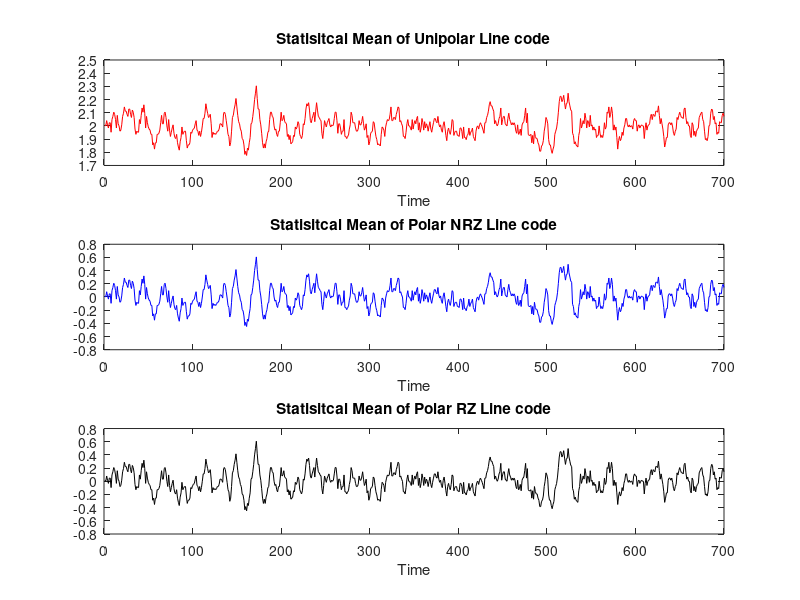
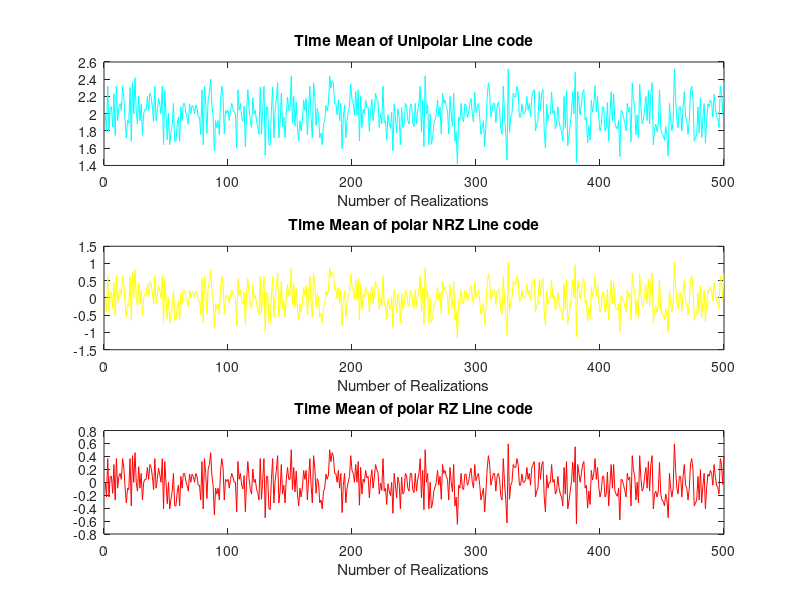

Write MATLAB code to recreate these figures, in order. (Note: this script raises an error after producing the figures.)
clc
clear 
close all ;

%% Generating the ensemble with different line codes
A = 4 ;        % Amplitude of the pulse
Number_of_realizations = 500;
Number_of_bits = 100;             % in each realization there will be 100 bits
Number_of_samples = 7;            % there are 7 samples for each bit duration
% since the time of DAC =10ms and Tb (period of each bit) =70ms so, we need 7 samples in each bit duration (Tb)

Data = randi([0 1] , Number_of_realizations , Number_of_bits+1);   % generate all the random bits of the ensemble 
% where we add additional bit to start from ( Time_Delay ---> Number_of_bits+Time_Delay )

Tx1 = Data * A ;           % unipolar line coding
Tx2 = (2*Data-1) * A;     % polar line coding (General for NRZ & RZ)

Tx1_unipolar = repelem(Tx1 , 1 , Number_of_samples);    % repelem() function repeat each element in the array Tx1 7 times [unipolar output signalling]
Tx2_polar_NRZ = repelem(Tx2 , 1 , Number_of_samples);    % Tx2_out represent polar NRZ only 
Tx3_polar_RZ = Tx2_polar_NRZ;                      % initially equate polar return to zero with polar non-return to zero

for i = 1 : Number_of_realizations
  for j = 1 : Number_of_bits+1
     Tx3_polar_RZ( i , j*Number_of_samples - 2 : j*Number_of_samples) = 0;     % assume number of zeros in each bit duration = 3  
  end  
end
   
Time_Delay = randi([0 Number_of_samples-1] , Number_of_realizations , 1);         % Time_Delay refer to the time delay at the start of each realization   

% initialize each line coding with zeros
Tout_unipolar = zeros(Number_of_realizations,Number_of_bits*Number_of_samples);
Tout_polar_NRZ = zeros(Number_of_realizations,Number_of_bits*Number_of_samples);
Tout_polar_RZ = zeros(Number_of_realizations,Number_of_bits*Number_of_samples);
% Adding the time delay (time shift Td) to each line coding
for i = 1 : Number_of_realizations
   Tout_unipolar(i,:) = Tx1_unipolar(i , (Time_Delay(i)+1) : (Number_of_bits*Number_of_samples+Time_Delay(i)));
   Tout_polar_NRZ(i,:) = Tx2_polar_NRZ(i , (Time_Delay(i)+1) : (Number_of_bits*Number_of_samples+Time_Delay(i)));
   Tout_polar_RZ(i,:) = Tx3_polar_RZ(i , (Time_Delay(i)+1) : (Number_of_bits*Number_of_samples+Time_Delay(i)));
end
  
%% calculating the Statistical Mean for different line codes

% for unipolar line code
Statistical_mean_unipolar = zeros(1,Number_of_bits*Number_of_samples);
for j = 1 : (Number_of_bits*Number_of_samples)
   Statistical_mean_unipolar(1,j) = Statistical_mean_unipolar(1,j) +  (sum(Tout_unipolar(:,j))/Number_of_realizations); 
end
 % Plotting the statistical mean of unipolar line code
 time = 1 : (Number_of_bits * Number_of_samples) ;   % time vector refer to the x-axis 
    figure;
    subplot(3,1,1);
    plot( time , Statistical_mean_unipolar,'r')
    xlabel('Time');
    title('Statisitcal Mean of Unipolar Line code');
   
 % for polar NRZ line code
Statistical_mean_polar_NRZ = zeros(1,Number_of_bits*Number_of_samples);
for j = 1 : (Number_of_bits*Number_of_samples)
   Statistical_mean_polar_NRZ(1,j) = Statistical_mean_polar_NRZ(1,j) +  (sum(Tout_polar_NRZ(:,j))/Number_of_realizations); 
end
 % Plotting the statistical mean of polar NRZ line code 
    subplot(3,1,2);
    plot( time , Statistical_mean_polar_NRZ,'b')
    xlabel('Time');
    title('Statisitcal Mean of Polar NRZ Line code');  
 
 % for polar RZ line code
Statistical_mean_polar_RZ = zeros(1,Number_of_bits*Number_of_samples);
for j = 1 : (Number_of_bits*Number_of_samples)
   Statistical_mean_polar_RZ(1,j) = Statistical_mean_polar_RZ(1,j) + (sum(Tout_polar_RZ(:,j))/Number_of_realizations); 
end
 % Plotting the statistical mean of polar NRZ line code 
    subplot(3,1,3);
    plot( time , Statistical_mean_polar_NRZ,'k')
    xlabel('Time');
    title('Statisitcal Mean of Polar RZ Line code'); 
    
%% calculating the Time Mean for different line codes

%for unipolar line code
time_mean_unipolar = zeros(Number_of_realizations,1);
for i = 1 : Number_of_realizations
  time_mean_unipolar(i,1) =  time_mean_unipolar(i,1) + sum(Tout_unipolar(i,:))/(Number_of_bits*Number_of_samples); 
end

%for polar NRZ line code
time_mean_polar_NRZ = zeros(Number_of_realizations,1);
for i = 1 : Number_of_realizations
  time_mean_polar_NRZ(i,1) =  time_mean_polar_NRZ(i,1) + sum(Tout_polar_NRZ(i,:))/(Number_of_bits*Number_of_samples); 
end

%for polar RZ line code
time_mean_polar_RZ = zeros(Number_of_realizations,1);
for i = 1 : Number_of_realizations
  time_mean_polar_RZ(i,1) =  time_mean_polar_RZ(i,1) + sum(Tout_polar_RZ(i,:))/(Number_of_bits*Number_of_samples); 
end

% Plotting the time mean of unipolar line code
Realization_number = 1 : Number_of_realizations ; 
    figure;
    subplot(3,1,1);
    plot( Realization_number , time_mean_unipolar,'c')
    xlabel('Number of Realizations');
    title('Time Mean of Unipolar Line code');

% Plotting the time mean of polar NRZ line code      
    subplot(3,1,2);
    plot( Realization_number , time_mean_polar_NRZ ,'y')
    xlabel('Number of Realizations');
    title('Time Mean of polar NRZ Line code');


% Plotting the time mean of polar RZ line code      
    subplot(3,1,3);
    plot( Realization_number , time_mean_polar_RZ ,'r')
    xlabel('Number of Realizations');
    title('Time Mean of polar RZ Line code');

%% calculating the Time Autocorrelation Function for different line codes  (For single realization only)

% while(1)
%     realization_value = input('please enter the realization number range from 1 --> 500to bring its time autocorrelation with different line codes : ');
%     if (realization_value < 1 || realization_value > 500)
%         fprintf('invalid value , please try again');
%     else
%         break;
%     end
% end

% for unipolar line code
time_ACF_unipolar = time_ACF(Tout_unipolar,1);        % calling the autocorrelation function for different line codes
time_ACF_polar_NRZ = time_ACF(Tout_polar_NRZ,1);     
time_ACF_polar_RZ = time_ACF(Tout_polar_RZ,1);

% Plotting the time Autocorrelation of unipolar line code
time_range = -(Number_of_bits*Number_of_samples)/2 : (Number_of_bits*Number_of_samples-1)/2;
    figure;
    subplot(3,1,1);
    plot(time_range , time_ACF_unipolar, 'k');   % we concatenate the time autocorrelation after flipping it as the ACF is even function
    xlabel('Time');
    title('Time Autocorrelation of unipolar');

% Plotting the time Autocorrelation of polar NRZ line code
    subplot(3,1,2);
    plot(time_range , time_ACF_polar_NRZ , 'g');  
    xlabel('Time');
    title('Time Autocorrelation of polar NRZ');

% Plotting the time Autocorrelation of polar RZ line code
    subplot(3,1,3);
    plot(time_range , time_ACF_polar_RZ , 'b');  
    xlabel('Time');
    title('Time Autocorrelation of polar RZ');

%% calculating the Statistical Autocorrelation Function for different line codes

stat_ACF_unipolar = stat_ACF(Tout_unipolar);       
stat_ACF_polar_NRZ = stat_ACF(Tout_polar_NRZ);        
stat_ACF_polar_RZ = stat_ACF(Tout_polar_RZ);

% Plotting the statistical Autocorrelation of unipolar line code
    figure;
    subplot(3,1,1);
    plot(time_range , stat_ACF_unipolar , 'k');  
    xlabel('Time');
    title('Statistical Autocorrelation of Unipolar');
 
% Plotting the statistical Autocorrelation of polar NRZ line code
    subplot(3,1,2);
    plot(time_range , stat_ACF_polar_NRZ , 'r');  
    xlabel('Time');
    title('Statistical Autocorrelation of polar NRZ');

% Plotting the statistical Autocorrelation of polar RZ line code
    subplot(3,1,3);
    plot(time_range , stat_ACF_polar_RZ , 'g');  
    xlabel('Time');
    title('Statistical Autocorrelation of polar RZ');
       
%% calculating the power spectral density (PSD) & Bandwidth for each line code

Ts = 10 * 10^(-3);        % the sampling period obtained from the DAC which is 10 ms
Fs = 1/Ts;                % the sampling freq = 100 Hz 
Length_ACF = length(stat_ACF_unipolar);   % Length_ACF is general length for unipolar & polar NRZ & polar RZ

% For unipolar line code

PSD_unipolar = fft(stat_ACF_unipolar,Length_ACF);

    freq_range = (-Length_ACF/2 : Length_ACF/2-1) * (Fs/Length_ACF);
    figure;
    subplot(3,1,1);
    plot(freq_range , abs(fftshift(PSD_unipolar))/Length_ACF , 'r');  % we use the fft shift to make the PSD symmetric around zero
    xlabel('Frequency in Hz');
    title('PSD of the unipolar line code');    
 
% For polar NRZ line code
PSD_polar_NRZ = fft(stat_ACF_polar_NRZ,Length_ACF);
    subplot(3,1,2);
    plot(freq_range , abs(fftshift(PSD_polar_NRZ))/Length_ACF , 'b');  
    xlabel('Frequency in Hz');
    title('PSD of the polar NRZ line code');

% For polar RZ line code
PSD_polar_RZ = fft(stat_ACF_polar_RZ,Length_ACF);
    subplot(3,1,3);
    plot(freq_range , abs(fftshift(PSD_polar_RZ))/Length_ACF , 'k');  
    xlabel('Frequency in Hz');
    title('PSD of the polar RZ line code'); 
    
%% STATISTICAL AUTOCORRELATION FUNCTION IMPLEMENTATION
function stat_autocorr = stat_ACF(ensemble_data)    
% ensemble_data refer to the input line code data (unipolar, polarNRZ, polarRZ) 
[m, n] = size(ensemble_data);   
% where the m represent the number of realizations & n represent the (no. of bits * no. of samples)
stat_autocorr = zeros(1,n);

    for time_shift = 0 : (n-1)                
       shifted_data = circshift(ensemble_data,time_shift+n/2,2);      
       % This function shift the ensemble_data by time_shift positions and
       %this shift is for 2nd dimension only (applied for columns)
       stat_autocorr(1,time_shift+1) = sum(sum(ensemble_data .* shifted_data)/n) / m; 
    end
    
end

%% TIME AUTOCORRELATION FUNCTION IMPLEMENTATION
function time_autocorr = time_ACF(ensemble_data,realization_number)    
% realization number is an input argument to specify the desired
%realization for time autocorrelation

Number_of_columns = size(ensemble_data,2);
    time_autocorr = zeros(1,Number_of_columns);
%Starting shift from mid position of realization to get
% Positive & negative time differences 
Target_Realization = ensemble_data(realization_number,:); 

  for time_diff = 0 : (Number_of_columns-1)
      
       % rlz_shifted represent the shifted version of the realization
       rlz_shifted = circshift(Target_Realization,[0,time_diff-Number_of_columns/2]);   
      
       product = Target_Realization .* rlz_shifted ;
       time_autocorr(1,time_diff+1) = sum(product);
  end
time_autocorr = time_autocorr / Number_of_columns ;
end
 